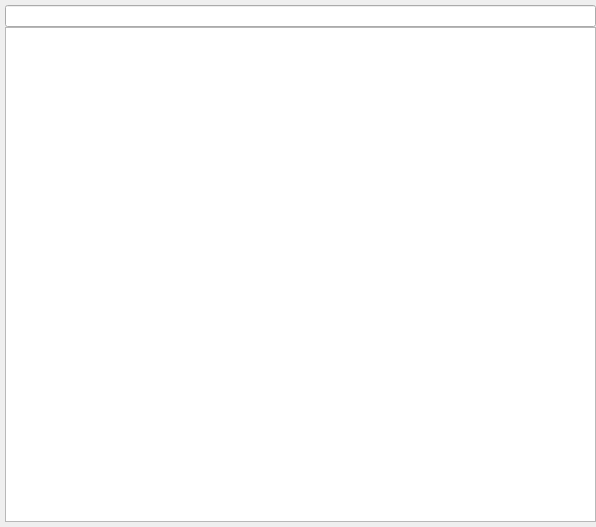
<?xml version="1.0" encoding="UTF-8"?>
<ui version="4.0">
 <class>DataStreamPicker</class>
 <widget class="QWidget" name="DataStreamPicker">
  <property name="geometry">
   <rect>
    <x>0</x>
    <y>0</y>
    <width>596</width>
    <height>527</height>
   </rect>
  </property>
  <property name="windowTitle">
   <string>Data Streams</string>
  </property>
  <layout class="QVBoxLayout" name="verticalLayout">
   <property name="spacing">
    <number>0</number>
   </property>
   <property name="leftMargin">
    <number>5</number>
   </property>
   <property name="topMargin">
    <number>5</number>
   </property>
   <property name="rightMargin">
    <number>0</number>
   </property>
   <property name="bottomMargin">
    <number>5</number>
   </property>
   <item>
    <widget class="QLineEdit" name="filter"/>
   </item>
   <item>
    <widget class="cauv::gui::NodeListView" name="dataStreams">
     <property name="editTriggers">
      <set>QAbstractItemView::DoubleClicked|QAbstractItemView::EditKeyPressed|QAbstractItemView::SelectedClicked</set>
     </property>
     <property name="dragEnabled">
      <bool>true</bool>
     </property>
     <property name="alternatingRowColors">
      <bool>true</bool>
     </property>
     <property name="selectionMode">
      <enum>QAbstractItemView::ExtendedSelection</enum>
     </property>
     <property name="iconSize">
      <size>
       <width>120</width>
       <height>120</height>
      </size>
     </property>
     <property name="indentation">
      <number>10</number>
     </property>
     <property name="animated">
      <bool>true</bool>
     </property>
     <property name="allColumnsShowFocus">
      <bool>true</bool>
     </property>
     <property name="columnCount">
      <number>2</number>
     </property>
     <attribute name="headerVisible">
      <bool>false</bool>
     </attribute>
     <attribute name="headerDefaultSectionSize">
      <number>150</number>
     </attribute>
     <attribute name="headerDefaultSectionSize">
      <number>150</number>
     </attribute>
     <attribute name="headerVisible">
      <bool>false</bool>
     </attribute>
     <column>
      <property name="text">
       <string>Stream</string>
      </property>
     </column>
     <column>
      <property name="text">
       <string>Value</string>
      </property>
     </column>
    </widget>
   </item>
  </layout>
 </widget>
 <customwidgets>
  <customwidget>
   <class>cauv::gui::NodeListView</class>
   <extends>QTreeWidget</extends>
   <header>datastreamdisplays.h</header>
  </customwidget>
 </customwidgets>
 <resources/>
 <connections/>
</ui>
